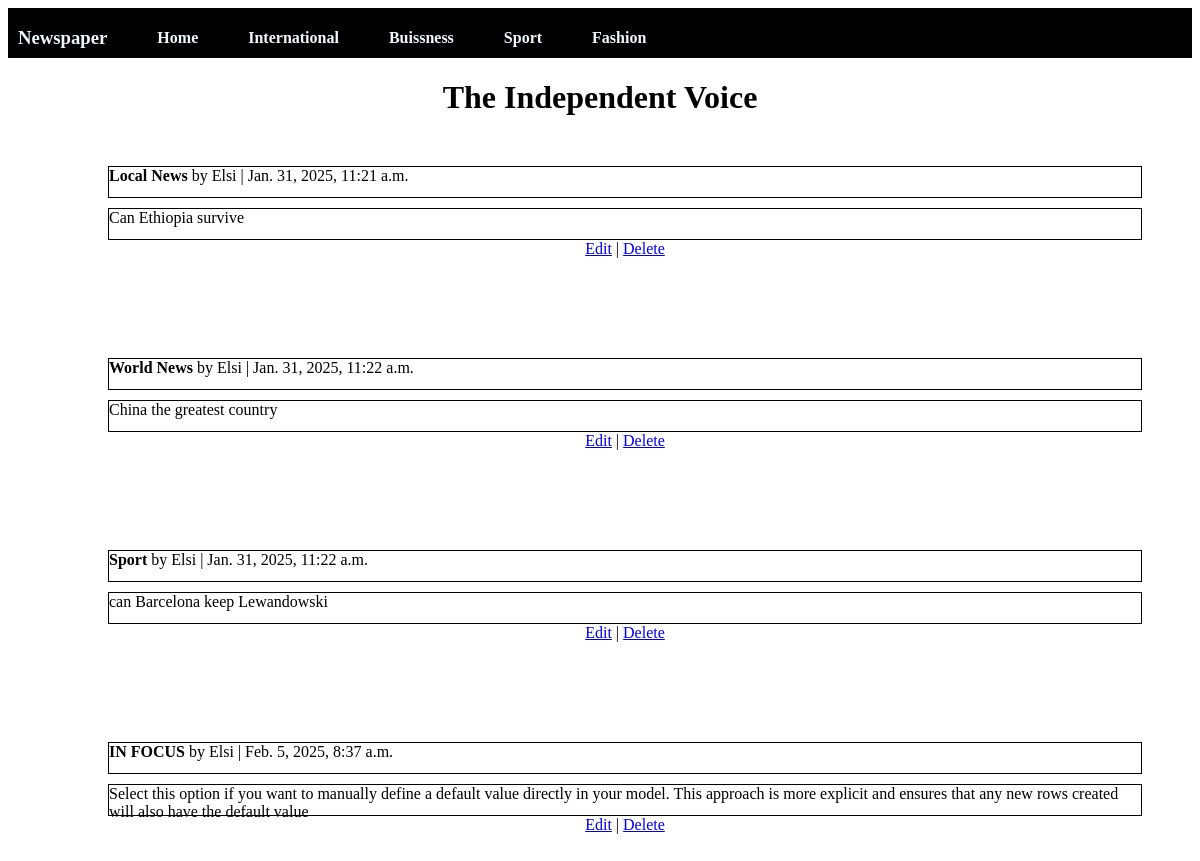
The app's page /, older data.
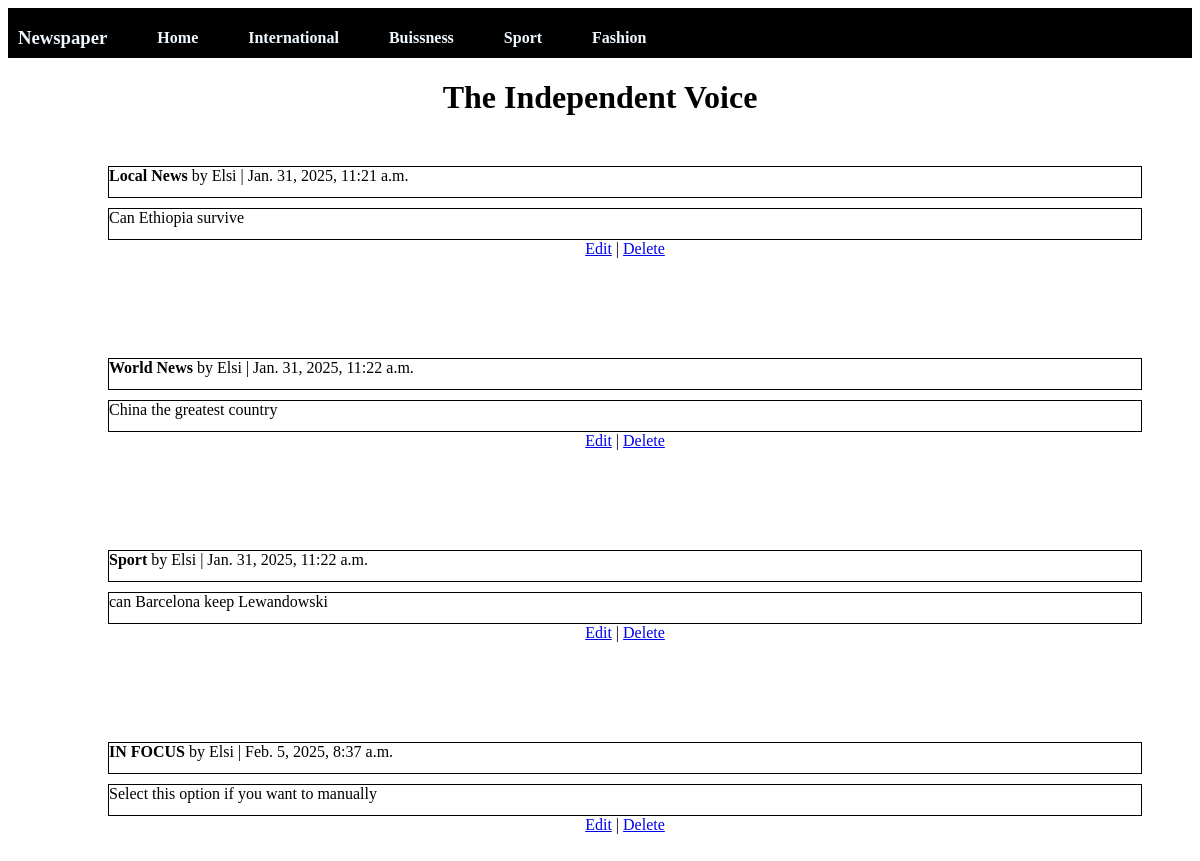
The same page, newer data.
### articles/models.py (models this page shows, shortened)
class Article(models.Model):
    title = models.CharField(max_length=150)
    body = models.TextField()
    date = models.DateTimeField(auto_now_add=True)
    author = models.ForeignKey(
        get_user_model(),
        on_delete= models.CASCADE
    )

### articles/views.py (the view)
# urls.py: path("", ArticleListView.as_view(), name="list")
class ArticleListView(ListView):
    model = Article
    template_name = "articles/list.html"

### articles/templates/articles/list.html (shortened to what this page needs)
{% extends 'articles/home.html' %}
{% load static %}
{% block body %}
<div class="news">
    <h3>Newspaper</h3>
    <h4>Home</h4>
    <h4>International</h4>
    <h4>Buissness</h4>
    <h4>Sport</h4>
    <h4>Fashion</h4>
</div>
<div class="head">
    <h1>The Independent Voice</h1>
</div>
{% for article in object_list %}
<div class="all">
    <div class="clas">
    <span class="elsi">{{article.title}}</span>
    <span>by {{article.author}} | {{article.date}}</span>
</div>
<div class="body">
    {{article.body}}
</div>
<div class="a">
    <a href="#">Edit</a> | <a href="#">Delete</a>
</div>
</div>
{% endfor %}
{% endblock %}

Row changes from the older to the newer data that the page shows:
changed Article "IN FOCUS": body "…you want to manually define a default value directly in your model. This approach is more explicit and ensures that any new rows created will also have the default value" → "Select this option if you want to manually"
